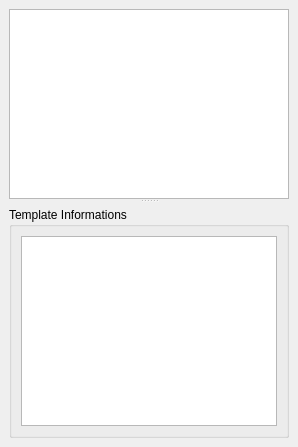
<?xml version="1.0" encoding="UTF-8"?>
<ui version="4.0">
 <class>Templates_Outliner_DockWidget</class>
 <widget class="QDockWidget" name="Templates_Outliner_DockWidget">
  <property name="windowTitle">
   <string>Templates Outliner</string>
  </property>
  <widget class="QWidget" name="Templates_Outliner_dockWidgetContents">
   <layout class="QGridLayout" name="Templates_Outliner_dockWidgetContents_gridLayout">
    <item row="0" column="0">
     <widget class="QSplitter" name="Templates_Outliner_splitter">
      <property name="orientation">
       <enum>Qt::Vertical</enum>
      </property>
      <widget class="QWidget" name="gridLayoutWidget">
       <layout class="QGridLayout" name="Templates_Outliner_gridLayout">
        <item row="0" column="0">
         <widget class="QTreeView" name="Templates_Outliner_treeView"/>
        </item>
       </layout>
      </widget>
      <widget class="QFrame" name="Template_Informations_frame">
       <property name="frameShadow">
        <enum>QFrame::Raised</enum>
       </property>
       <layout class="QGridLayout" name="Template_Informations_frame_gridLayout">
        <property name="leftMargin">
         <number>0</number>
        </property>
        <property name="topMargin">
         <number>4</number>
        </property>
        <property name="rightMargin">
         <number>0</number>
        </property>
        <property name="bottomMargin">
         <number>0</number>
        </property>
        <item row="0" column="0">
         <widget class="QGroupBox" name="Template_Informations_groupBox">
          <property name="title">
           <string>Template Informations</string>
          </property>
          <layout class="QGridLayout" name="Components_Informations_groupBox_gridLayout">
           <item row="0" column="0">
            <widget class="QTextBrowser" name="Template_Informations_textBrowser">
             <property name="statusTip">
              <string>Template Informations Text Browser: Displays Selected Template Informations.</string>
             </property>
             <property name="openExternalLinks">
              <bool>true</bool>
             </property>
            </widget>
           </item>
          </layout>
         </widget>
        </item>
       </layout>
      </widget>
     </widget>
    </item>
   </layout>
  </widget>
 </widget>
 <resources/>
 <connections/>
</ui>
